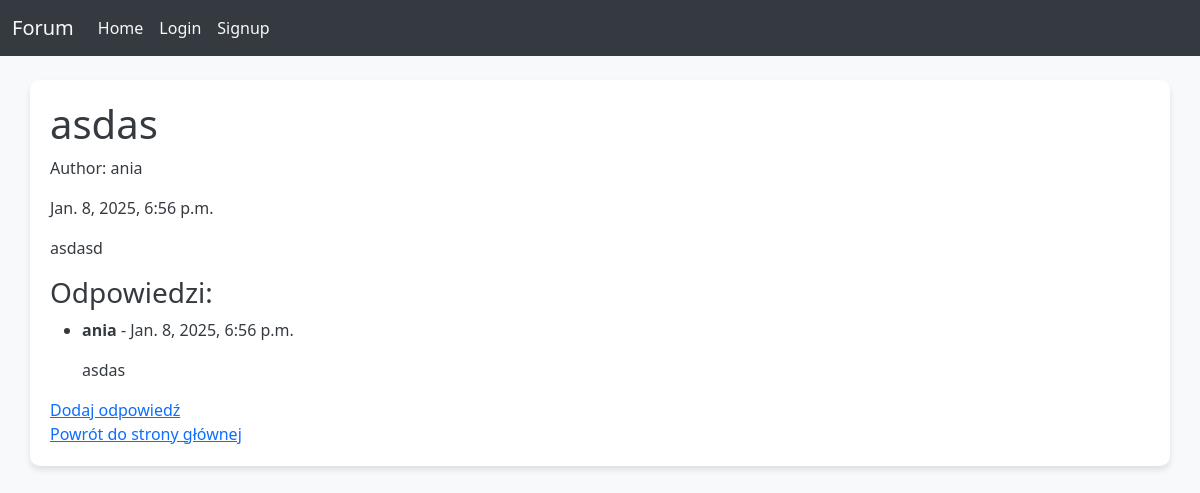
/thread/5/, run on the app's committed database.
### forum/models.py (models this page shows, shortened)
class Thread(models.Model):
    title = models.CharField(max_length=200)
    content = models.TextField()
    category = models.ForeignKey(Category, on_delete=models.CASCADE)
    author = models.ForeignKey(User, on_delete=models.CASCADE)
    created_at = models.DateTimeField(auto_now_add=True)

class Reply(models.Model):
    thread = models.ForeignKey(Thread, on_delete=models.CASCADE, related_name='replies')
    content = models.TextField()
    author = models.ForeignKey(User, on_delete=models.CASCADE)
    created_at = models.DateTimeField(auto_now_add=True)

### forum/views.py (the view)
# urls.py: path('thread/<int:thread_id>/', views.thread_detail, name='thread_detail'),
def thread_detail(request, thread_id):
    thread = get_object_or_404(Thread, id=thread_id)
    replies = Reply.objects.filter(thread=thread).order_by('created_at')
    return render(request, 'forum/thread_detail.html', {'thread': thread, 'replies': replies})

### forum/templates/forum/thread_detail.html
{% extends 'forum/base.html' %}
{% block content %}
    <h1>{{ thread.title }}</h1>
    <p>Author: {{ thread.author.username }}</p>
    <p>{{ thread.created_at }}</p>
    <p>{{ thread.content }}</p>
    <h3>Odpowiedzi:</h3>
    {% if replies %}
        <ul>
            {% for reply in replies %}
                <li>
                    <p><strong>{{ reply.author.username }}</strong> - {{ reply.created_at }}</p>
                    <p>{{ reply.content }}</p>
                </li>
            {% endfor %}
        </ul>
    {% else %}
        <p>Brak odpowiedzi w tym wątku.</p>
    {% endif %}
    <a href="{% url 'add_reply' thread.id %}">Dodaj odpowiedź</a>
    <br>
    <a href="{% url 'home' %}">Powrót do strony głównej</a>
{% endblock %}

### forum/static/css/styles.css (style rules this page uses)
body { background-color: #f8f9fa; color: #343a40; }

### data on the page
Thread: title "asdas", author.username "ania", created_at "Jan. 8, 2025, 6:56 p.m.", content "asdasd"
Reply: author.username "ania", created_at "Jan. 8, 2025, 6:56 p.m.", content "asdas"
